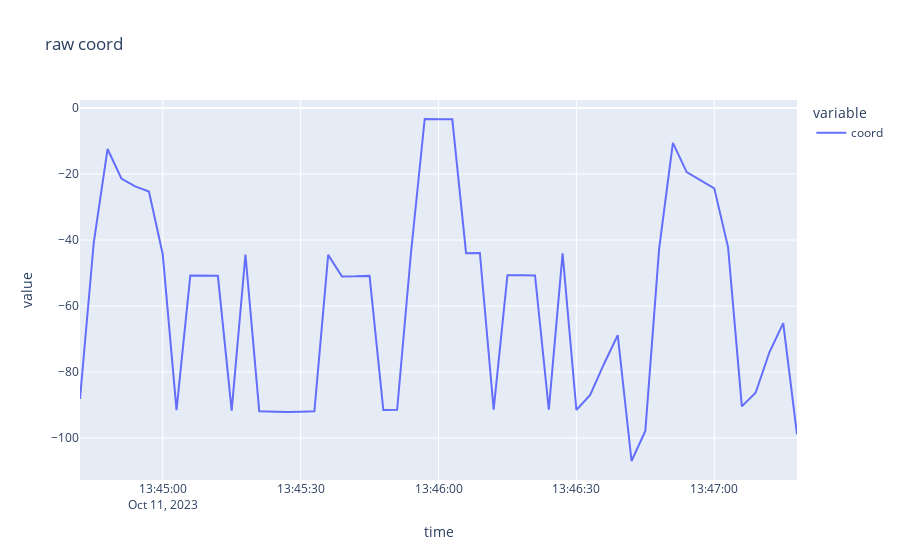

The code cell stored with this chart in its notebook:
### Code cell
query = '''SELECT MOVING_AVERAGE(last("coord"), 5) as coord FROM "joints" WHERE time >= 1697031873606ms and time <= 1697032040567ms GROUP BY time(3s) fill(linear)'''
table = client.query(query=query, language="influxql")
dropped = table.to_pandas().drop(columns=['iox::measurement']).set_index('time').dropna(how='all')
fig = px.line(dropped, y=["coord"], title='raw coord' )
fig.show()

### Figure 1 — Plotly figure (JSON) as saved in the notebook; plotly's stock layout.template omitted (floating-point values rounded to 4 significant figures)
{"data": [{"hovertemplate": "variable=coord<br>time=%{x}<br>value=%{y}<extra></extra>", "legendgroup": "coord", "line": {"color": "#636efa", "dash": "solid"}, "marker": {"symbol": "circle"}, "mode": "lines", "name": "coord", "orientation": "v", "showlegend": true, "type": "scatter", "x": ["2023-10-11T13:44:42", "2023-10-11T13:44:45", "2023-10-11T13:44:48", "2023-10-11T13:44:51", "2023-10-11T13:44:54", "2023-10-11T13:44:57", "2023-10-11T13:45:00", "2023-10-11T13:45:03", "2023-10-11T13:45:06", "2023-10-11T13:45:09", "2023-10-11T13:45:12", "2023-10-11T13:45:15", "2023-10-11T13:45:18", "2023-10-11T13:45:21", "2023-10-11T13:45:24", "2023-10-11T13:45:27", "2023-10-11T13:45:30", "2023-10-11T13:45:33", "2023-10-11T13:45:36", "2023-10-11T13:45:39", "2023-10-11T13:45:42", "2023-10-11T13:45:45", "2023-10-11T13:45:48", "2023-10-11T13:45:51", "2023-10-11T13:45:54", "2023-10-11T13:45:57", "2023-10-11T13:46:00", "2023-10-11T13:46:03", "2023-10-11T13:46:06", "2023-10-11T13:46:09", "2023-10-11T13:46:12", "2023-10-11T13:46:15", "2023-10-11T13:46:18", "2023-10-11T13:46:21", "2023-10-11T13:46:24", "2023-10-11T13:46:27", "2023-10-11T13:46:30", "2023-10-11T13:46:33", "2023-10-11T13:46:36", "2023-10-11T13:46:39", "2023-10-11T13:46:42", "2023-10-11T13:46:45", "2023-10-11T13:46:48", "2023-10-11T13:46:51", "2023-10-11T13:46:54", "2023-10-11T13:46:57", "2023-10-11T13:47:00", "2023-10-11T13:47:03", "2023-10-11T13:47:06", "2023-10-11T13:47:09", "2023-10-11T13:47:12", "2023-10-11T13:47:15", "2023-10-11T13:47:18"], "xaxis": "x", "y": [-88.18, -40.68, -12.4, -21.36, -23.74, -25.31, -44.32, -91.57, -50.75, -50.85, -50.85, -91.72, -44.38, -91.89, -92.06, -92.12, -92.05, -91.91, -44.49, -51.05, -51.02, -50.87, -91.53, -91.47, -44.08, -3.316, -3.398, -3.4, -43.99, -43.93, -91.42, -50.68, -50.7, -50.75, -91.43, -44.02, -91.53, -86.97, -77.56, -68.81, -107.0, -97.85, -42.7, -10.56, -19.43, -21.96, -24.32, -42.13, -90.42, -86.28, -74.03, -65.2, -98.9], "yaxis": "y"}], "layout": {"legend": {"title": {"text": "variable"}, "tracegroupgap": 0}, "title": {"text": "raw coord"}, "xaxis": {"anchor": "y", "domain": [0, 1], "title": {"text": "time"}}, "yaxis": {"anchor": "x", "domain": [0, 1], "title": {"text": "value"}}}}
